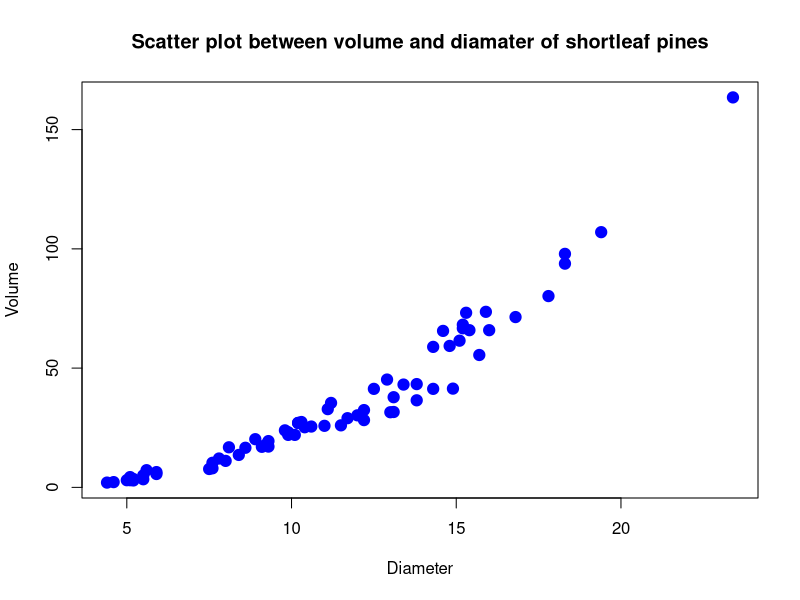
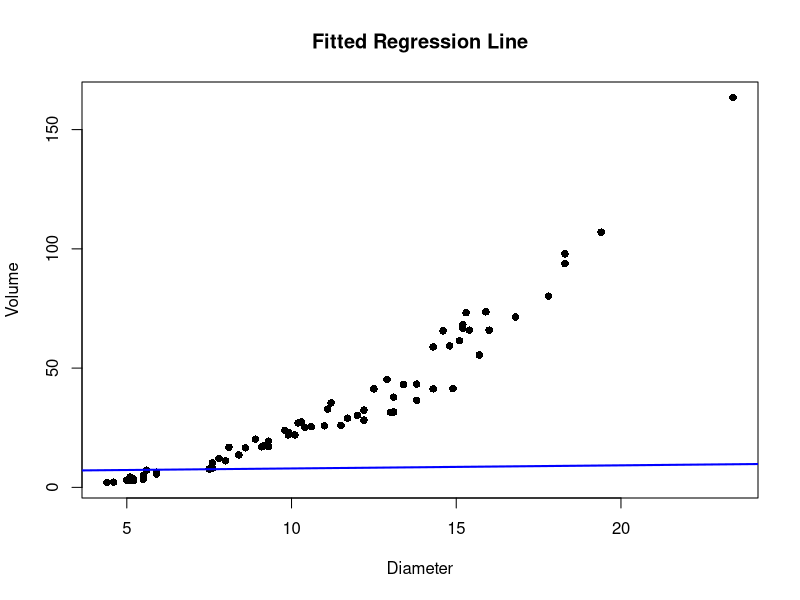
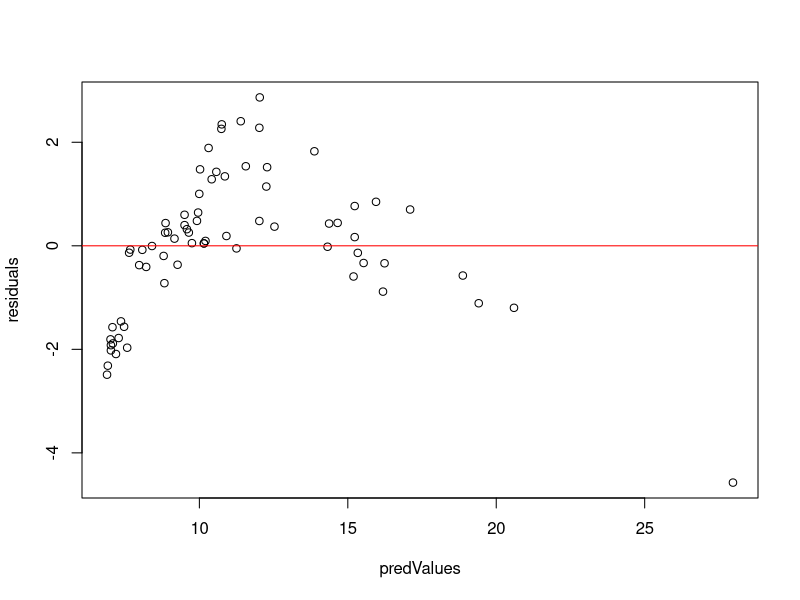
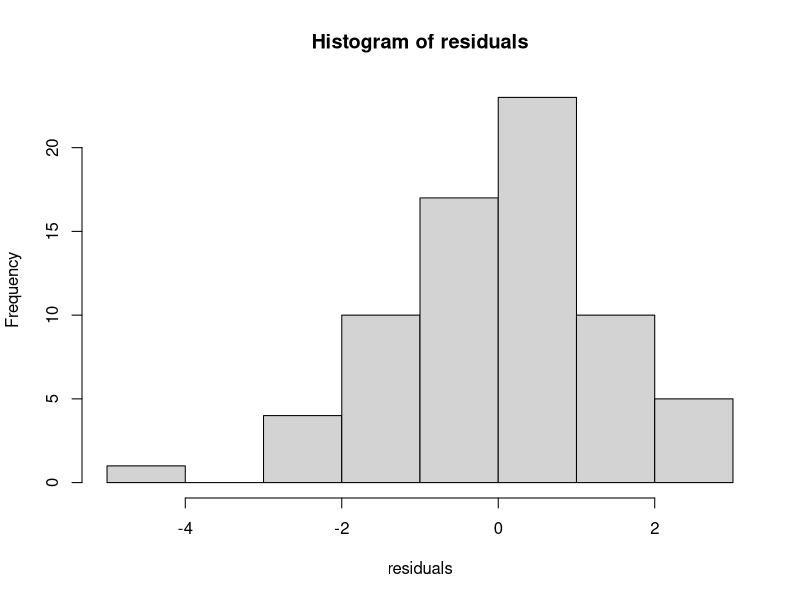
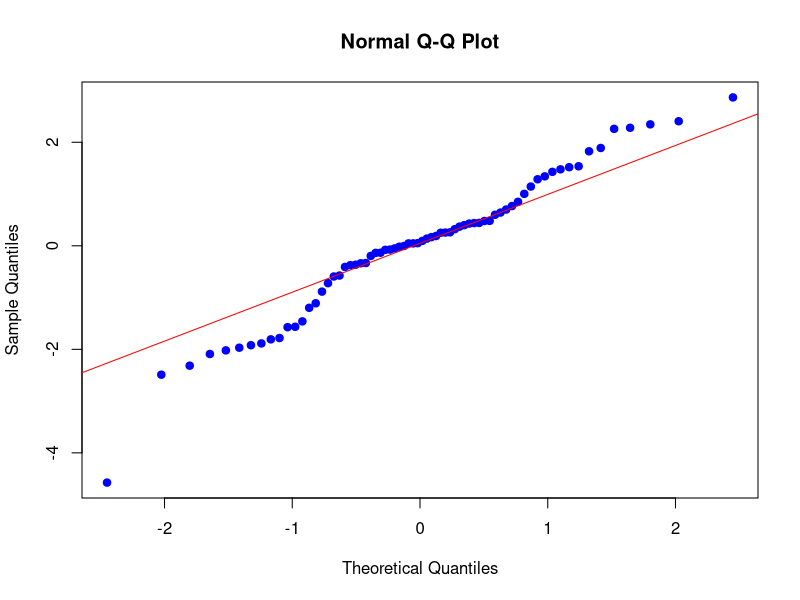
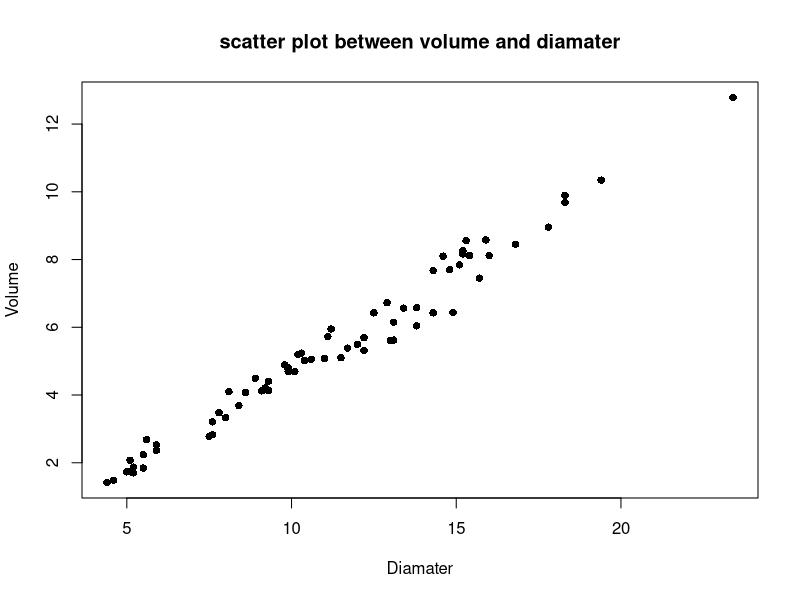
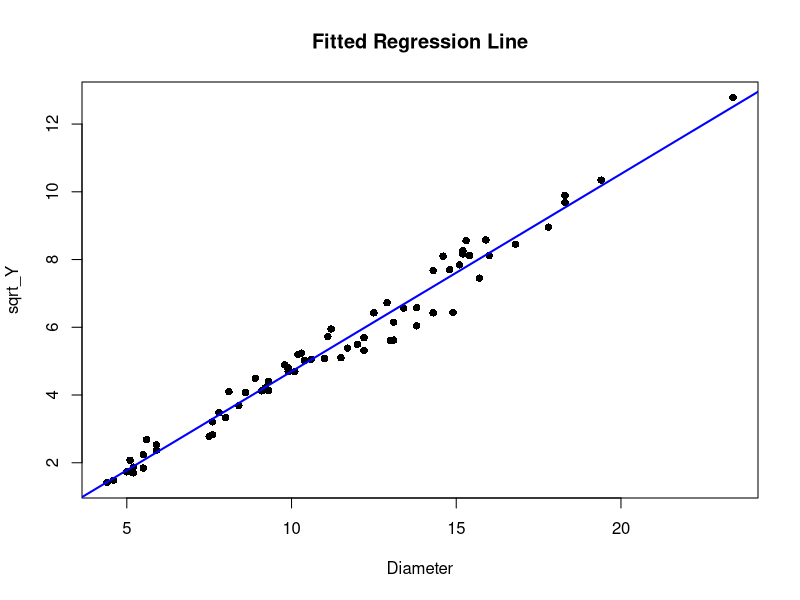
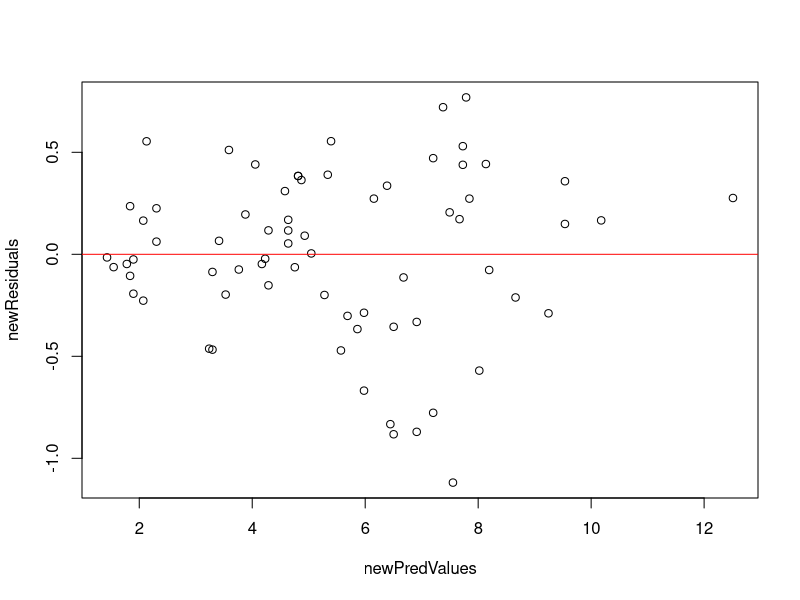

Recreate these plots in R, in order.
## ---- chunk 1
data <- read.table("Shortleaf.txt", header = T, sep = '\t')

attach(data)

## ---- chunk 2
plot(Diameter, Volume, pch = 19, cex = 1.5, col = "blue", main = "Scatter plot between volume and diamater of shortleaf pines")
## ---- chunk 3
r <- cor(Diameter, Volume)
r
## ---- chunk 4
regModel <- lm(Diameter ~ Volume)
regModel
## ---- chunk 5
plot(Diameter, Volume, pch = 16, main = "Fitted Regression Line")
abline(regModel, col= "blue", lwd = 2)

## ---- chunk 6
# find residuals
residuals <- resid(regModel)
residuals

# find predicted values
predValues <- predict(regModel)
predValues
## ---- chunk 7
m <- mean(residuals)
m
# the zero mean condition holds.
## ---- chunk 8
# plot the predicted values against the residuals
plot(predValues, residuals)
abline(0,0, col="red")
## ---- chunk 9
# Histogram
hist(residuals)

# Q-Q Plot
qqnorm(residuals, pch = 19, col= "blue")
qqline(residuals, col="red")

## Numerical Method
shapiro.test(residuals)
## ---- chunk 10
sqrt_Y = sqrt(Volume)
r = cor(sqrt_Y, Diameter)
r

plot(Diameter, sqrt_Y, pch = 16, ylab = "Volume", xlab = "Diamater", main = "scatter plot between volume and diamater")
## ---- chunk 11
newRegModel <- lm(sqrt_Y~Diameter)
newRegModel
## ---- chunk 12
plot(Diameter, sqrt_Y, pch = 16, main = "Fitted Regression Line")
abline(newRegModel, col= "blue", lwd = 2)
## ---- chunk 13
# find residuals
newResiduals <- resid(newRegModel)
newResiduals

# find predicted values
newPredValues <- predict(newRegModel)
newPredValues
## ---- chunk 14
m <- mean(newResiduals)
m
## ---- chunk 15
# plot the predicted values against the residuals
plot(newPredValues, newResiduals)
abline(0,0, col="red")
## ---- chunk 16
hist(newResiduals)

qqnorm(newResiduals, pch = 19, col= "blue")
qqline(newResiduals, col="red")

shapiro.test(newResiduals)
